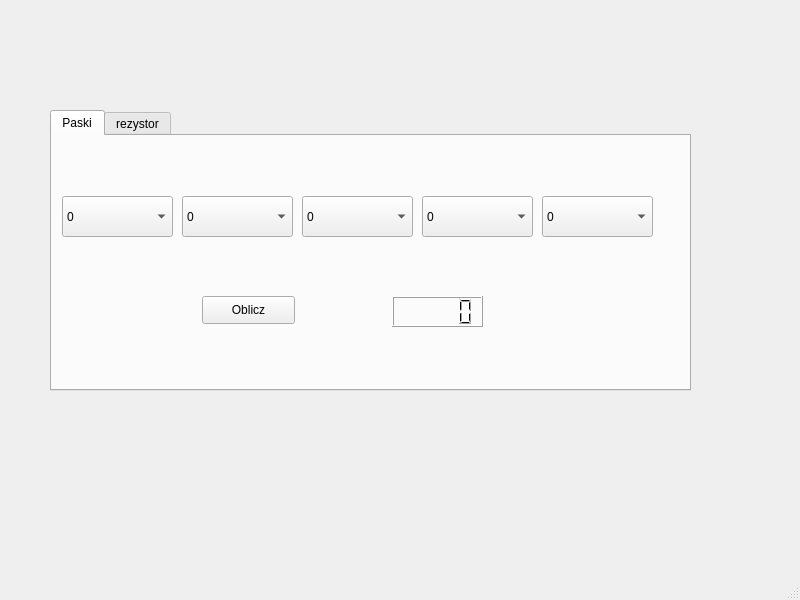
<?xml version="1.0" encoding="UTF-8"?>
<ui version="4.0">
 <class>MainWindow</class>
 <widget class="QMainWindow" name="MainWindow">
  <property name="geometry">
   <rect>
    <x>0</x>
    <y>0</y>
    <width>800</width>
    <height>600</height>
   </rect>
  </property>
  <property name="windowTitle">
   <string>MainWindow</string>
  </property>
  <widget class="QWidget" name="centralwidget">
   <widget class="QTabWidget" name="tabWidget">
    <property name="geometry">
     <rect>
      <x>50</x>
      <y>110</y>
      <width>641</width>
      <height>281</height>
     </rect>
    </property>
    <property name="currentIndex">
     <number>0</number>
    </property>
    <widget class="QWidget" name="tab">
     <attribute name="title">
      <string>Paski</string>
     </attribute>
     <widget class="QPushButton" name="przycisk">
      <property name="geometry">
       <rect>
        <x>150</x>
        <y>160</y>
        <width>93</width>
        <height>28</height>
       </rect>
      </property>
      <property name="text">
       <string>Oblicz</string>
      </property>
     </widget>
     <widget class="QLCDNumber" name="wynik">
      <property name="geometry">
       <rect>
        <x>340</x>
        <y>160</y>
        <width>91</width>
        <height>31</height>
       </rect>
      </property>
     </widget>
     <widget class="QComboBox" name="pasek1">
      <property name="geometry">
       <rect>
        <x>10</x>
        <y>60</y>
        <width>111</width>
        <height>41</height>
       </rect>
      </property>
      <item>
       <property name="text">
        <string>0</string>
       </property>
      </item>
      <item>
       <property name="text">
        <string>Czarny</string>
       </property>
      </item>
      <item>
       <property name="text">
        <string>Brązowy</string>
       </property>
      </item>
      <item>
       <property name="text">
        <string>Czerwony</string>
       </property>
      </item>
      <item>
       <property name="text">
        <string>Pomarańcz</string>
       </property>
      </item>
      <item>
       <property name="text">
        <string>Zółty</string>
       </property>
      </item>
      <item>
       <property name="text">
        <string>Zielony</string>
       </property>
      </item>
      <item>
       <property name="text">
        <string>Niebieski</string>
       </property>
      </item>
      <item>
       <property name="text">
        <string>Fioletowy</string>
       </property>
      </item>
      <item>
       <property name="text">
        <string>Szary</string>
       </property>
      </item>
      <item>
       <property name="text">
        <string>Biały</string>
       </property>
      </item>
     </widget>
     <widget class="QComboBox" name="pasek2">
      <property name="geometry">
       <rect>
        <x>130</x>
        <y>60</y>
        <width>111</width>
        <height>41</height>
       </rect>
      </property>
      <item>
       <property name="text">
        <string>0</string>
       </property>
      </item>
      <item>
       <property name="text">
        <string>Czarny</string>
       </property>
      </item>
      <item>
       <property name="text">
        <string>Brązowy</string>
       </property>
      </item>
      <item>
       <property name="text">
        <string>Czerwony</string>
       </property>
      </item>
      <item>
       <property name="text">
        <string>Pomarańcz</string>
       </property>
      </item>
      <item>
       <property name="text">
        <string>Zółty</string>
       </property>
      </item>
      <item>
       <property name="text">
        <string>Zielony</string>
       </property>
      </item>
      <item>
       <property name="text">
        <string>Niebieski</string>
       </property>
      </item>
      <item>
       <property name="text">
        <string>Fioletowy</string>
       </property>
      </item>
      <item>
       <property name="text">
        <string>Szary</string>
       </property>
      </item>
      <item>
       <property name="text">
        <string>Biały</string>
       </property>
      </item>
     </widget>
     <widget class="QComboBox" name="pasek3">
      <property name="geometry">
       <rect>
        <x>250</x>
        <y>60</y>
        <width>111</width>
        <height>41</height>
       </rect>
      </property>
      <item>
       <property name="text">
        <string>0</string>
       </property>
      </item>
      <item>
       <property name="text">
        <string>Czarny</string>
       </property>
      </item>
      <item>
       <property name="text">
        <string>Brązowy</string>
       </property>
      </item>
      <item>
       <property name="text">
        <string>Czerwony</string>
       </property>
      </item>
      <item>
       <property name="text">
        <string>Pomarańcz</string>
       </property>
      </item>
      <item>
       <property name="text">
        <string>Zółty</string>
       </property>
      </item>
      <item>
       <property name="text">
        <string>Zielony</string>
       </property>
      </item>
      <item>
       <property name="text">
        <string>Niebieski</string>
       </property>
      </item>
      <item>
       <property name="text">
        <string>Fioletowy</string>
       </property>
      </item>
      <item>
       <property name="text">
        <string>Szary</string>
       </property>
      </item>
      <item>
       <property name="text">
        <string>Biały</string>
       </property>
      </item>
     </widget>
     <widget class="QComboBox" name="pasek4">
      <property name="geometry">
       <rect>
        <x>370</x>
        <y>60</y>
        <width>111</width>
        <height>41</height>
       </rect>
      </property>
      <item>
       <property name="text">
        <string>0</string>
       </property>
      </item>
      <item>
       <property name="text">
        <string>Czarny</string>
       </property>
      </item>
      <item>
       <property name="text">
        <string>Brązowy</string>
       </property>
      </item>
      <item>
       <property name="text">
        <string>Czerwony</string>
       </property>
      </item>
      <item>
       <property name="text">
        <string>Pomarańcz</string>
       </property>
      </item>
      <item>
       <property name="text">
        <string>Zółty</string>
       </property>
      </item>
      <item>
       <property name="text">
        <string>Zielony</string>
       </property>
      </item>
      <item>
       <property name="text">
        <string>Niebieski</string>
       </property>
      </item>
      <item>
       <property name="text">
        <string>Fioletowy</string>
       </property>
      </item>
      <item>
       <property name="text">
        <string>Szary</string>
       </property>
      </item>
      <item>
       <property name="text">
        <string>Biały</string>
       </property>
      </item>
      <item>
       <property name="text">
        <string>Złoty</string>
       </property>
      </item>
      <item>
       <property name="text">
        <string>Srebrny</string>
       </property>
      </item>
     </widget>
     <widget class="QComboBox" name="pasek5">
      <property name="geometry">
       <rect>
        <x>490</x>
        <y>60</y>
        <width>111</width>
        <height>41</height>
       </rect>
      </property>
      <item>
       <property name="text">
        <string>0</string>
       </property>
      </item>
      <item>
       <property name="text">
        <string>Brązowy</string>
       </property>
      </item>
      <item>
       <property name="text">
        <string>Czerwony</string>
       </property>
      </item>
      <item>
       <property name="text">
        <string>Zielony</string>
       </property>
      </item>
      <item>
       <property name="text">
        <string>Niebieski</string>
       </property>
      </item>
      <item>
       <property name="text">
        <string>Fioletowy</string>
       </property>
      </item>
      <item>
       <property name="text">
        <string>Szary</string>
       </property>
      </item>
      <item>
       <property name="text">
        <string>Złoty</string>
       </property>
      </item>
      <item>
       <property name="text">
        <string>Srebrny</string>
       </property>
      </item>
     </widget>
    </widget>
    <widget class="QWidget" name="tab_2">
     <attribute name="title">
      <string>rezystor</string>
     </attribute>
    </widget>
   </widget>
  </widget>
  <widget class="QMenuBar" name="menubar">
   <property name="geometry">
    <rect>
     <x>0</x>
     <y>0</y>
     <width>800</width>
     <height>26</height>
    </rect>
   </property>
  </widget>
  <widget class="QStatusBar" name="statusbar"/>
 </widget>
 <resources/>
 <connections/>
</ui>
